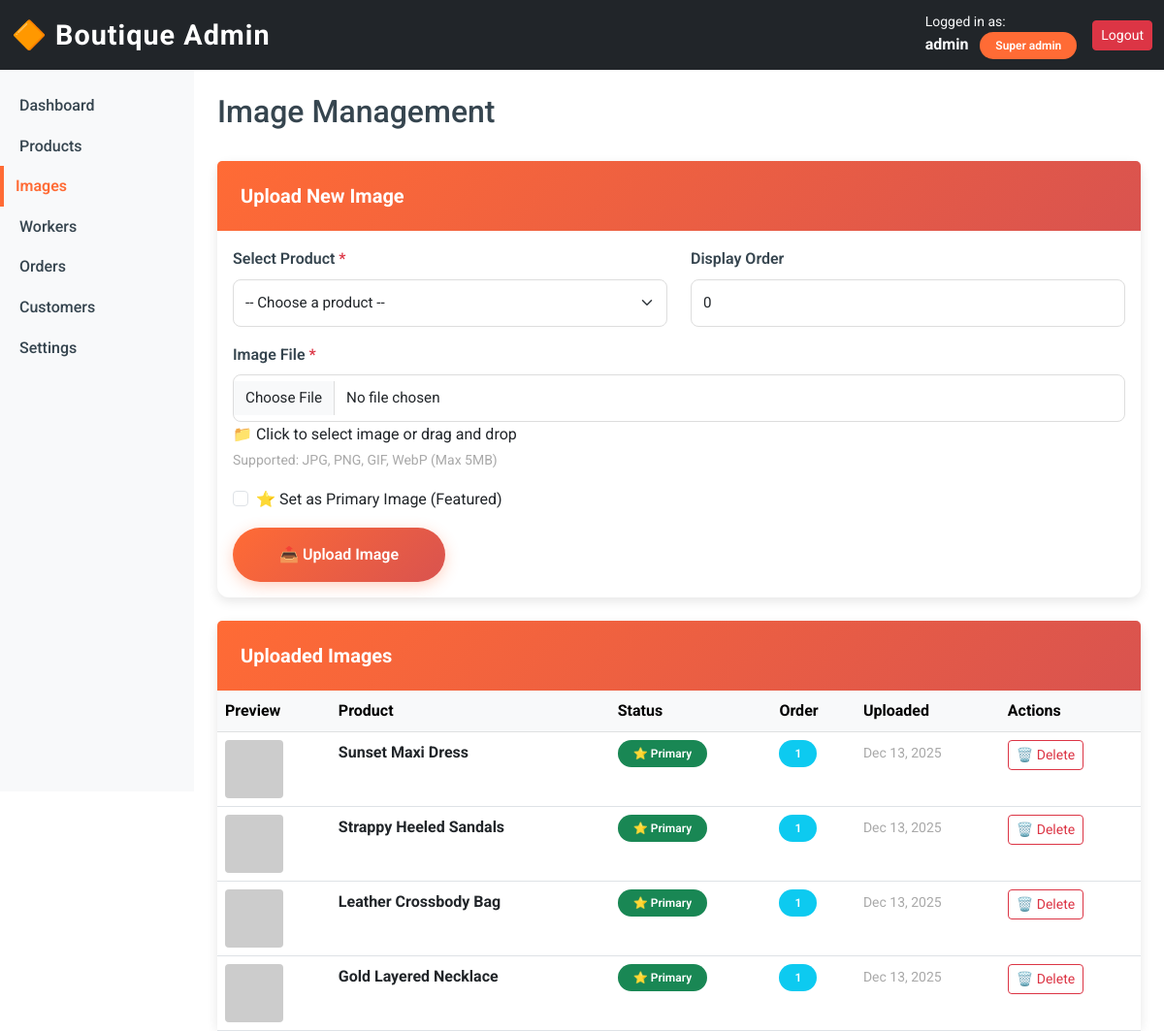
Screenshot of /admin/images.php (signed in) with the database file from the repository.
### tables this page shows
CREATE TABLE product_images (
    id INT PRIMARY KEY AUTO_INCREMENT,
    product_id INT NOT NULL,
    image_url VARCHAR(255) NOT NULL,
    is_primary BOOLEAN DEFAULT FALSE,
    display_order INT DEFAULT 0,
    created_at TIMESTAMP DEFAULT CURRENT_TIMESTAMP,
    FOREIGN KEY (product_id) REFERENCES products(id) ON DELETE CASCADE,
    INDEX idx_product (product_id)
);

CREATE TABLE products (
    id INT PRIMARY KEY AUTO_INCREMENT,
    category_id INT NOT NULL,
    name VARCHAR(255) NOT NULL,
    slug VARCHAR(255) UNIQUE NOT NULL,
    description TEXT,
    price DECIMAL(10, 2) NOT NULL,
    discount_price DECIMAL(10, 2),
    stock_quantity INT DEFAULT 0,
    stock INT DEFAULT 0,
    sizes VARCHAR(255),
    colors VARCHAR(255),
    is_featured BOOLEAN DEFAULT FALSE,
    is_active BOOLEAN DEFAULT TRUE,
    created_at TIMESTAMP DEFAULT CURRENT_TIMESTAMP,
    updated_at TIMESTAMP DEFAULT CURRENT_TIMESTAMP ON UPDATE CURRENT_TIMESTAMP,
    FOREIGN KEY (category_id) REFERENCES categories(id) ON DELETE CASCADE,
    INDEX idx_category (category_id),
    INDEX idx_featured (is_featured),
    INDEX idx_slug (slug)
);

### admin/images.php (the view, shortened to what this page needs)
<?php
require_once '../config/database.php';
$page = isset($_GET['page']) ? (int)$_GET['page'] : 1;
$perPage = 10;
$offset = ($page - 1) * $perPage;
$imagesQuery = "
    SELECT pi.*, p.name as product_name
    FROM product_images pi
    JOIN products p ON pi.product_id = p.id
    ORDER BY pi.created_at DESC
    LIMIT " . intval($perPage) . " OFFSET " . intval($offset);
$imagesResult = mysqli_query($conn, $imagesQuery);
$images = [];
while ($row = mysqli_fetch_assoc($imagesResult)) {
    $images[] = $row;
}
?>
<!DOCTYPE html>
<html lang="en">
<head>
    <link href="https://cdn.jsdelivr.net/npm/bootstrap@5.3.0/dist/css/bootstrap.min.css" rel="stylesheet">
    <link rel="stylesheet" href="../assets/css/style.css">
</head>
<body>
<nav class="navbar navbar-dark bg-dark">
    <div class="container-fluid">
        <span class="navbar-brand">🔶 Boutique Admin</span>
        <div class="d-flex align-items-center gap-3">
            <div class="text-light">
                <small class="d-block">Logged in as:</small>
                <strong><?php echo htmlspecialchars($_SESSION['admin_username']); ?></strong>
                <span class="badge bg-orange ms-2"><?php echo ucfirst(str_replace('_', ' ', $_SESSION['admin_role'])); ?></span>
            </div>
            <a href="logout.php" class="btn btn-danger btn-sm">Logout</a>
        </div>
    </div>
</nav>
<div class="container-fluid">
    <div class="row">
        <nav class="col-md-2 d-md-block bg-light sidebar p-0">
            <div class="position-sticky pt-3">
                <ul class="nav flex-column">
                    <li class="nav-item"><a class="nav-link" href="dashboard.php">Dashboard</a></li>
                    <li class="nav-item"><a class="nav-link" href="products.php">Products</a></li>
                    <li class="nav-item"><a class="nav-link active" href="images.php" style="color: #FF6B35; font-weight: 600; border-left: 4px solid #FF6B35; padding-left: 12px;">Images</a></li>
                    <li class="nav-item"><a class="nav-link" href="workers.php">Workers</a></li>
                    <li class="nav-item"><a class="nav-link" href="orders.php">Orders</a></li>
                    <li class="nav-item"><a class="nav-link" href="customers.php">Customers</a></li>
                    <li class="nav-item"><a class="nav-link" href="settings.php">Settings</a></li>
                </ul>
            </div>
        </nav>
        <main class="col-md-10 ms-sm-auto px-md-4">
            <div class="d-flex justify-content-between align-items-center mt-4 mb-4">
                <h2>Image Management</h2>
            </div>
            <div class="card mb-4">
                <div class="card-header bg-orange text-white">
                    <h5 class="mb-0">Upload New Image</h5>
                </div>
                <div class="card-body">
                    <form method="POST" enctype="multipart/form-data">
                        <div class="row">
                            <div class="col-md-6 mb-3">
                                <label for="product_id" class="form-label">Select Product <span class="text-danger">*</span></label>
                                <select class="form-select" id="product_id" name="product_id" required>
                                    <option value="">-- Choose a product --</option>
                                </select>
                            </div>
                            <div class="col-md-6 mb-3">
                                <label for="display_order" class="form-label">Display Order</label>
                                <input type="number" class="form-control" id="display_order" name="display_order" value="0" min="0">
                            </div>
                        </div>
                        <div class="mb-3">
                            <label for="image_file" class="form-label">Image File <span class="text-danger">*</span></label>
                            <div class="file-upload-wrapper" onclick="document.getElementById('image_file').click();">
                                <input type="file" class="form-control" id="image_file" name="image_file" accept="image/jpeg,image/png,image/gif,image/webp" required>
                                <p class="file-upload-label mb-0">
                                    📁 Click to select image or drag and drop
                                </p>
                                <small class="text-muted">Supported: JPG, PNG, GIF, WebP (Max 5MB)</small>
                            </div>
                        </div>
                        <div class="mb-3 form-check">
                            <input type="checkbox" class="form-check-input" id="is_primary" name="is_primary">
                            <label class="form-check-label" for="is_primary">
                                ⭐ Set as Primary Image (Featured)
                            </label>
                        </div>
                        <button type="submit" class="btn btn-primary-custom">
                            <span>📤</span> Upload Image
                        </button>
                    </form>
                </div>
            </div>
            <div class="card">
                <div class="card-header bg-orange text-white">
                    <h5 class="mb-0">Uploaded Images</h5>
                </div>
                <div class="table-responsive">
                    <table class="table table-hover mb-0">
                        <thead class="table-light">
                            <tr>
                                <th>Preview</th>
                                <th>Product</th>
                                <th>Status</th>
                                <th>Order</th>
                                <th>Uploaded</th>
                                <th>Actions</th>
                            </tr>
                        </thead>
                        <tbody>
                            <?php if (!empty($images)): ?>
                                <?php foreach ($images as $image): ?>
                                <tr>
                                    <td>
                                        <?php
                                        $imgPath = $image['image_url'];
                                        if (strpos($imgPath, 'http') === 0) {
                                            $imgSrc = $imgPath;
                                        } else {
                                            $imgSrc = '../' . $imgPath;
                                        }
                                        ?>
                                        <img src="<?php echo htmlspecialchars($imgSrc); ?>" alt="Product image" style="max-width: 60px; max-height: 60px; border-radius: 4px; object-fit: cover;" onerror="this.src='https://via.placeholder.com/60?text=No+Image'">
                                    </td>
                                    <td>
                                        <strong><?php echo htmlspecialchars($image['product_name']); ?></strong>
                                    </td>
                                    <td>
                                        <?php if ($image['is_primary']): ?>
                                        <span class="badge bg-success">⭐ Primary</span>
                                        <?php else: ?>
                                        <span class="badge bg-secondary">Secondary</span>
                                        <?php endif; ?>
                                    </td>
                                    <td>
                                        <span class="badge bg-info"><?php echo $image['display_order']; ?></span>
                                    </td>
                                    <td>
                                        <small class="text-muted"><?php echo date('M d, Y', strtotime($image['created_at'])); ?></small>
                                    </td>
                                    <td>
                                        <button class="btn btn-sm btn-outline-danger" onclick="deleteImage(<?php echo $image['id']; ?>)">🗑️ Delete</button>
                                    </td>
                                </tr>
                                <?php endforeach; ?>
                            <?php endif; ?>
                        </tbody>
                    </table>
                </div>
            </div>
        </main>
    </div>
</div>
</body>
</html>

### assets/css/style.css (style rules this page uses)
:root { --primary-orange: #FF6B35; --burnt-orange: #D9534F; --soft-orange: #FFB997; --peach: #FFDAB9; --cream: #FFF8DC; --warm-gray: #A9A9A9; --charcoal: #36454F; --light-gray: #f8f9fa; }
body { font-family: 'Roboto', sans-serif; color: var(--charcoal); line-height: 1.6; }
.navbar-brand { color: white !important; font-size: 1.8rem; font-weight: 700; letter-spacing: 1px; }
.nav-link { color: white !important; font-weight: 500; transition: all 0.3s ease; margin: 0 10px; }
.btn-primary-custom { background: linear-gradient(135deg, var(--primary-orange), var(--burnt-orange)); color: white; padding: 1rem 3rem; border: none; border-radius: 50px; font-weight: 600; transition: all 0.3s ease; box-shadow: 0 4px 15px rgba(255,107,53,0.3); }
.form-control { border: 2px solid #ddd; border-radius: 8px; padding: 0.75rem 1rem; transition: all 0.3s ease; }
.form-label { font-weight: 600; color: var(--charcoal); margin-bottom: 0.5rem; }
.card { border: none; border-radius: 12px; box-shadow: 0 4px 12px rgba(0,0,0,0.1); }
.card-header { background: linear-gradient(135deg, var(--primary-orange), var(--burnt-orange)); color: white; border: none; border-radius: 12px 12px 0 0; padding: 1.5rem; }
.card-header h5 { margin: 0; font-weight: 700; }
.badge { padding: 0.5rem 1rem; border-radius: 20px; font-weight: 600; }
.sidebar { height: calc(100vh - 56px); position: sticky; top: 56px; overflow-y: auto; }
.sidebar .nav-link { color: var(--charcoal) !important; font-weight: 500; margin: 0; border-left: 4px solid transparent; transition: all 0.3s ease; }
.sidebar .nav-link.active { color: var(--primary-orange) !important; background-color: var(--light-gray); border-left-color: var(--primary-orange); font-weight: 700; }
.text-muted { color: var(--warm-gray) !important; }
.form-control, .form-select { border: 1px solid #ddd; border-radius: 8px; padding: 0.75rem; font-size: 0.95rem; transition: all 0.3s ease; width: 100% !important; }
.bg-orange { background-color: var(--primary-orange) !important; }

### rows the page displays
product_images: product.name "Sunset Maxi Dress", is_primary "⭐ Primary", display_order "1", created_at "Dec 13, 2025"
product_images: product.name "Strappy Heeled Sandals", is_primary "⭐ Primary", display_order "1", created_at "Dec 13, 2025"
product_images: product.name "Leather Crossbody Bag", is_primary "⭐ Primary", display_order "1", created_at "Dec 13, 2025"
product_images: product.name "Gold Layered Necklace", is_primary "⭐ Primary", display_order "1", created_at "Dec 13, 2025"

### other values shown
$_SESSION['admin_username'] "admin"
str_replace('_', ' ', $_SESSION['admin_role']) "Super admin"
